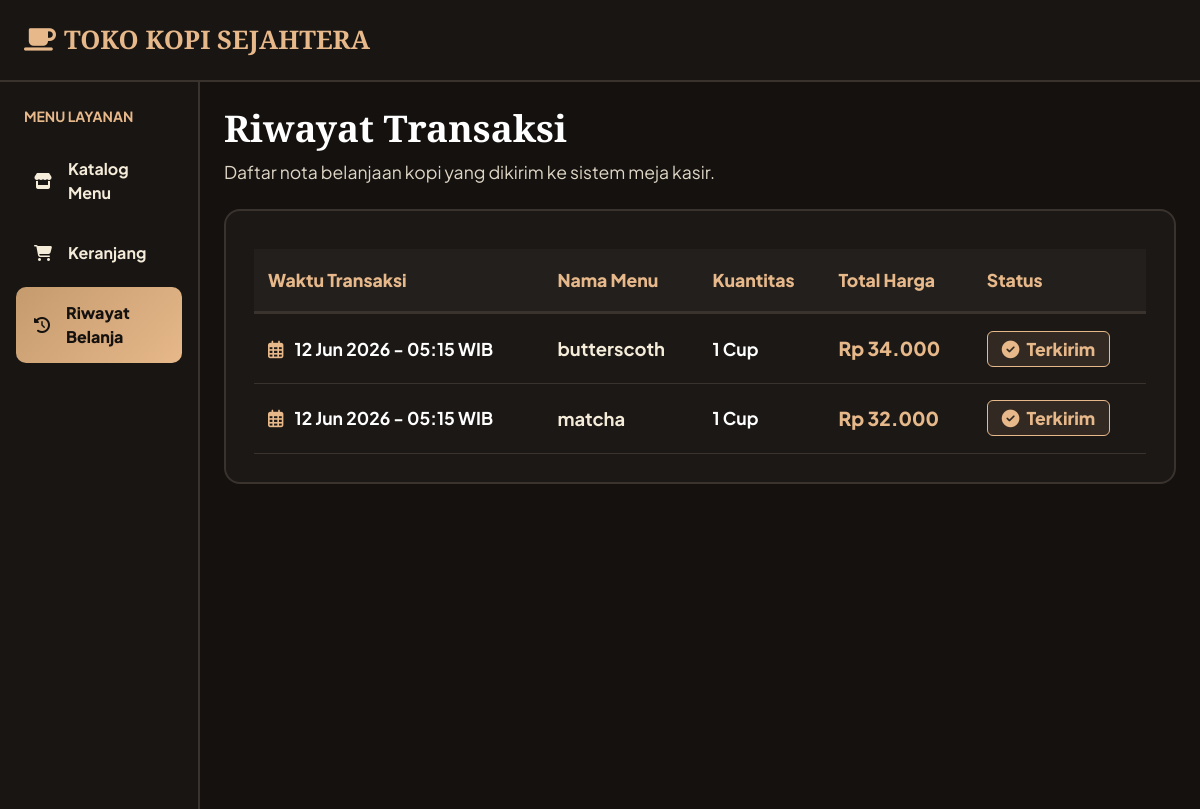
The page /riwayat.php (signed in) on the database its author committed.
### tables this page shows
CREATE TABLE `detail_transaksi` (
  `id_detail` int(11) NOT NULL,
  `id_transaksi` int(11) DEFAULT NULL,
  `id_menu` int(11) DEFAULT NULL,
  `jumlah` int(11) NOT NULL,
  `subtotal` int(11) NOT NULL
);

CREATE TABLE `transaksi` (
  `id_transaksi` int(11) NOT NULL,
  `tgl_transaksi` timestamp NOT NULL DEFAULT current_timestamp(),
  `total_bayar` int(11) NOT NULL,
  `status_pesanan` varchar(20) DEFAULT 'Pending',
  `id_user` int(11) DEFAULT NULL,
  `total_harga` int(11) NOT NULL DEFAULT 0,
  `tanggal_transaksi` timestamp NOT NULL DEFAULT current_timestamp()
);

CREATE TABLE `menu` (
  `id_menu` int(11) NOT NULL,
  `nama_menu` varchar(100) NOT NULL,
  `harga` int(11) NOT NULL,
  `stok` int(11) NOT NULL,
  `foto` varchar(255) DEFAULT 'default_kopi.png',
  `kategori` enum('makanan','minuman','snack') NOT NULL,
  `deskripsi` text DEFAULT NULL
);

### riwayat.php (the view, shortened to what this page needs)
<?php
include 'koneksi.php';
$username_aktif = $_SESSION['username'];
$ambil_id_user = mysqli_query($koneksi, "SELECT id_user FROM user WHERE username = '$username_aktif'");
$data_user = mysqli_fetch_assoc($ambil_id_user);
$id_user_aktif = $data_user['id_user'] ?? 0;
$query_riwayat = "SELECT t.tanggal_transaksi, m.nama_menu, d.jumlah, (m.harga * d.jumlah) AS total_harga_item
                  FROM transaksi t
                  JOIN detail_transaksi d ON t.id_transaksi = d.id_transaksi
                  JOIN menu m ON d.id_menu = m.id_menu
                  WHERE t.id_user = '$id_user_aktif'
                  ORDER BY t.tanggal_transaksi DESC";
$result = mysqli_query($koneksi, $query_riwayat);
?>
<!DOCTYPE html>
<html lang="id">
<head>
    <link href="https://cdn.jsdelivr.net/npm/bootstrap@5.3.0/dist/css/bootstrap.min.css" rel="stylesheet">
    <link rel="stylesheet" href="https://cdnjs.cloudflare.com/ajax/libs/font-awesome/6.4.0/css/all.min.css">
</head>
<body>
<nav class="navbar navbar-expand-lg navbar-dark navbar-custom sticky-top py-3">
    <div class="container-fluid px-4">
        <span class="navbar-brand" style="font-family: 'Playfair Display', serif; color: var(--coffee-gold); font-weight:800; font-size: 1.6rem;">
            <i class="fas fa-coffee me-2"></i>TOKO KOPI SEJAHTERA
        </span>
    </div>
</nav>
<div class="container-fluid">
    <div class="row">
        <div class="col-md-2 sidebar-container p-3 d-none d-md-block">
            <div class="mb-4 mt-2">
                <p class="small text-uppercase fw-bold mb-3 px-2" style="color: var(--coffee-gold);">MENU LAYANAN</p>
                <a href="dashboarduser.php" class="nav-link-custom"><i class="fas fa-store me-3"></i> Katalog Menu</a>
                <a href="keranjang.php" class="nav-link-custom"><i class="fas fa-shopping-cart me-3"></i> Keranjang</a>
                <a href="riwayat.php" class="nav-link-custom active"><i class="fas fa-history me-3"></i> Riwayat Belanja</a>
            </div>
        </div>
        <div class="col-md-10 p-4">
            <div class="mb-4">
                <h2 style="color: #ffffff; font-family: 'Playfair Display', serif; font-weight: 800; font-size: 2.3rem;">Riwayat Transaksi</h2>
                <p style="color: var(--coffee-light); font-size: 1.1rem; opacity: 0.9;">Daftar nota belanjaan kopi yang dikirim ke sistem meja kasir.</p>
            </div>
            <div class="card premium-card">
                <?php if ($result && mysqli_num_rows($result) > 0) : ?>
                    <div class="table-responsive">
                        <table class="tabel-raja">
                            <thead>
                                <tr>
                                    <th>Waktu Transaksi</th>
                                    <th>Nama Menu</th>
                                    <th>Kuantitas</th>
                                    <th>Total Harga</th>
                                    <th>Status</th>
                                </tr>
                            </thead>
                            <tbody>
                                <?php while ($row = mysqli_fetch_assoc($result)) : ?>
                                <tr>
                                    <td style="color: #ffffff !important;">
                                        <i class="far fa-calendar-alt me-2" style="color: var(--coffee-gold) !important;"></i>
                                        <?= date('d M Y - H:i', strtotime($row['tanggal_transaksi'])); ?> WIB
                                    </td>
                                    <td style="color: var(--coffee-light) !important; font-size: 1.15rem;">
                                        <?= htmlspecialchars($row['nama_menu']); ?>
                                    </td>
                                    <td style="color: #ffffff !important;">
                                        <?= $row['jumlah']; ?> Cup
                                    </td>
                                    <td style="color: var(--coffee-gold) !important; font-size: 1.2rem; font-weight: 800;">
                                        Rp <?= number_format($row['total_harga_item'], 0, ',', '.'); ?>
                                    </td>
                                    <td>
                                        <span class="badge-status-premium"><i class="fas fa-check-circle me-1"></i> Terkirim</span>
                                    </td>
                                </tr>
                                <?php endwhile; ?>
                            </tbody>
                        </table>
                    </div>
                <?php endif; ?>
            </div>
        </div>
    </div>
</div>
</body>
</html>

### riwayat.php (style rules this page uses)
:root { --bg-main: #14110f; --bg-card: #1c1816; --bg-sidebar: #181513; --coffee-gold: #e6b88a; --coffee-light: #f4ebd9; --border-glow: #3a322d; }
body { font-family: 'Plus Jakarta Sans', sans-serif; background-color: var(--bg-main); color: #ffffff; }
.navbar-custom { background-color: var(--bg-sidebar) !important; border-bottom: 2px solid var(--border-glow); }
.sidebar-container { background-color: var(--bg-sidebar); border-right: 2px solid var(--border-glow); min-height: calc(100vh - 73px); }
.nav-link-custom { color: var(--coffee-light) !important; padding: 14px 18px; display: flex; align-items: center; text-decoration: none; border-radius: 10px; margin-bottom: 8px; font-weight: 700; }
.nav-link-custom.active, .nav-link-custom:hover { color: #14110f !important; background: linear-gradient(135deg, #c59b6e, var(--coffee-gold)); font-weight: 800; }
.premium-card { background-color: var(--bg-card); border: 2px solid var(--border-glow); border-radius: 16px; padding: 28px; }
.tabel-raja { width: 100%; border-collapse: collapse; margin-top: 10px; background-color: #14110f !important; }
.tabel-raja th { background-color: #231f1d !important; color: var(--coffee-gold) !important; font-weight: 800; font-size: 1.1rem; padding: 18px 14px; text-align: left; border-bottom: 3px solid var(--border-glow); }
.tabel-raja td { background-color: #1c1816 !important; color: #ffffff !important; padding: 20px 14px; font-weight: 700; font-size: 1.1rem; border-bottom: 1px solid var(--border-glow); }
.badge-status-premium { background-color: rgba(230, 184, 138, 0.1); color: var(--coffee-gold); border: 1px solid var(--coffee-gold); padding: 6px 14px; border-radius: 6px; font-weight: 800; }

### rows shown on the page
detail_transaksi: id_transaksi.tanggal_transaksi "12 Jun 2026 - 05:15", id_menu.nama_menu "butterscoth", jumlah "1", total_harga_item "34.000"
detail_transaksi: id_transaksi.tanggal_transaksi "12 Jun 2026 - 05:15", id_menu.nama_menu "matcha", jumlah "1", total_harga_item "32.000"
